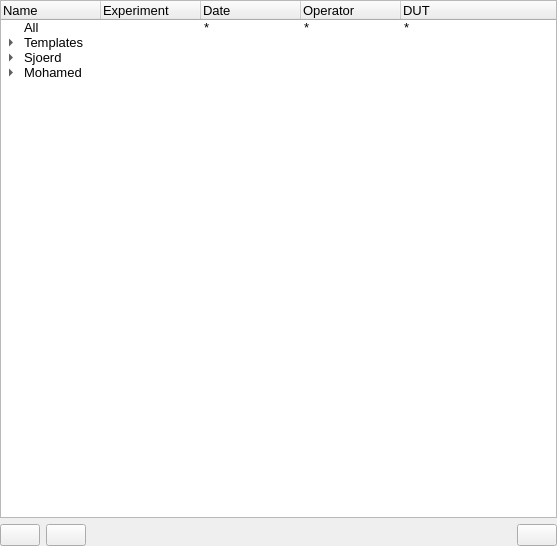
<?xml version="1.0" encoding="UTF-8"?>
<ui version="4.0">
 <class>ExperimentResultCollection</class>
 <widget class="QWidget" name="ExperimentResultCollection">
  <property name="geometry">
   <rect>
    <x>0</x>
    <y>0</y>
    <width>557</width>
    <height>546</height>
   </rect>
  </property>
  <property name="windowTitle">
   <string>ResultTree</string>
  </property>
  <layout class="QGridLayout" name="gridLayout">
   <property name="margin">
    <number>0</number>
   </property>
   <item row="0" column="0" colspan="4">
    <widget class="QTreeWidget" name="theTreeWidget">
     <property name="font">
      <font>
       <family>MS Shell Dlg 2</family>
       <pointsize>10</pointsize>
      </font>
     </property>
     <column>
      <property name="text">
       <string>Name</string>
      </property>
     </column>
     <column>
      <property name="text">
       <string>Experiment</string>
      </property>
     </column>
     <column>
      <property name="text">
       <string>Date</string>
      </property>
     </column>
     <column>
      <property name="text">
       <string>Operator</string>
      </property>
     </column>
     <column>
      <property name="text">
       <string>DUT</string>
      </property>
     </column>
     <item>
      <property name="text">
       <string>All</string>
      </property>
      <property name="icon">
       <iconset resource="icons/icons.qrc">
        <normaloff>:/results/Filter.png</normaloff>:/results/Filter.png</iconset>
      </property>
      <property name="text">
       <string/>
      </property>
      <property name="text">
       <string>*</string>
      </property>
      <property name="text">
       <string>*</string>
      </property>
      <property name="text">
       <string>*</string>
      </property>
     </item>
     <item>
      <property name="text">
       <string>Templates</string>
      </property>
      <property name="icon">
       <iconset resource="icons/icons.qrc">
        <normaloff>:/results/Folder.png</normaloff>:/results/Folder.png</iconset>
      </property>
      <property name="text">
       <string/>
      </property>
      <property name="text">
       <string/>
      </property>
      <property name="text">
       <string/>
      </property>
      <property name="text">
       <string/>
      </property>
      <item>
       <property name="text">
        <string>Simple DPI</string>
       </property>
       <property name="icon">
        <iconset resource="icons/icons.qrc">
         <normaloff>:/results/ExperimentTemplate.png</normaloff>:/results/ExperimentTemplate.png</iconset>
       </property>
       <property name="text">
        <string>DPI</string>
       </property>
       <property name="text">
        <string/>
       </property>
       <property name="text">
        <string/>
       </property>
       <property name="text">
        <string/>
       </property>
      </item>
     </item>
     <item>
      <property name="text">
       <string>Sjoerd</string>
      </property>
      <property name="icon">
       <iconset resource="icons/icons.qrc">
        <normaloff>:/results/Folder.png</normaloff>:/results/Folder.png</iconset>
      </property>
      <property name="text">
       <string/>
      </property>
      <property name="text">
       <string/>
      </property>
      <property name="text">
       <string/>
      </property>
      <property name="text">
       <string/>
      </property>
      <item>
       <property name="text">
        <string>All</string>
       </property>
       <property name="icon">
        <iconset resource="icons/icons.qrc">
         <normaloff>:/results/Filter.png</normaloff>:/results/Filter.png</iconset>
       </property>
       <property name="text">
        <string/>
       </property>
       <property name="text">
        <string>*</string>
       </property>
       <property name="text">
        <string>Sjoerd</string>
       </property>
       <property name="text">
        <string>*</string>
       </property>
      </item>
      <item>
       <property name="text">
        <string>Regulator</string>
       </property>
       <property name="icon">
        <iconset resource="icons/icons.qrc">
         <normaloff>:/results/Filter.png</normaloff>:/results/Filter.png</iconset>
       </property>
       <property name="text">
        <string/>
       </property>
       <property name="text">
        <string>*</string>
       </property>
       <property name="text">
        <string>Sjoerd</string>
       </property>
       <property name="text">
        <string>{LM7805,L4949}</string>
       </property>
      </item>
      <item>
       <property name="text">
        <string>x-DPI</string>
       </property>
       <property name="icon">
        <iconset resource="icons/icons.qrc">
         <normaloff>:/results/Folder.png</normaloff>:/results/Folder.png</iconset>
       </property>
       <item>
        <property name="text">
         <string>x-DPI</string>
        </property>
        <property name="icon">
         <iconset resource="icons/icons.qrc">
          <normaloff>:/results/ExperimentTemplate.png</normaloff>:/results/ExperimentTemplate.png</iconset>
        </property>
        <property name="text">
         <string>DPI</string>
        </property>
       </item>
       <item>
        <property name="text">
         <string>x-DPI</string>
        </property>
        <property name="icon">
         <iconset resource="icons/icons.qrc">
          <normaloff>:/results/ExperimentResult.png</normaloff>:/results/ExperimentResult.png</iconset>
        </property>
        <property name="text">
         <string>DPI</string>
        </property>
        <property name="text">
         <string>Yesterday</string>
        </property>
        <property name="text">
         <string>Sjoerd</string>
        </property>
        <property name="text">
         <string>LM7805</string>
        </property>
       </item>
      </item>
     </item>
     <item>
      <property name="text">
       <string>Mohamed</string>
      </property>
      <property name="icon">
       <iconset resource="icons/icons.qrc">
        <normaloff>:/results/Folder.png</normaloff>:/results/Folder.png</iconset>
      </property>
      <property name="text">
       <string/>
      </property>
      <property name="text">
       <string/>
      </property>
      <property name="text">
       <string/>
      </property>
      <property name="text">
       <string/>
      </property>
      <item>
       <property name="text">
        <string>All</string>
       </property>
       <property name="icon">
        <iconset resource="icons/icons.qrc">
         <normaloff>:/results/Filter.png</normaloff>:/results/Filter.png</iconset>
       </property>
       <property name="text">
        <string/>
       </property>
       <property name="text">
        <string>*</string>
       </property>
       <property name="text">
        <string>Mohamed</string>
       </property>
       <property name="text">
        <string>*</string>
       </property>
      </item>
      <item>
       <property name="text">
        <string>Memory</string>
       </property>
       <property name="icon">
        <iconset resource="icons/icons.qrc">
         <normaloff>:/results/Folder.png</normaloff>:/results/Folder.png</iconset>
       </property>
       <property name="text">
        <string/>
       </property>
       <property name="text">
        <string/>
       </property>
       <property name="text">
        <string/>
       </property>
       <property name="text">
        <string/>
       </property>
       <item>
        <property name="text">
         <string>DPI</string>
        </property>
        <property name="icon">
         <iconset resource="icons/icons.qrc">
          <normaloff>:/results/ExperimentResult.png</normaloff>:/results/ExperimentResult.png</iconset>
        </property>
        <property name="text">
         <string>DPI</string>
        </property>
        <property name="text">
         <string/>
        </property>
        <property name="text">
         <string>Mohamed</string>
        </property>
        <property name="text">
         <string/>
        </property>
       </item>
      </item>
     </item>
    </widget>
   </item>
   <item row="1" column="0">
    <widget class="QPushButton" name="addFolder">
     <property name="text">
      <string/>
     </property>
     <property name="icon">
      <iconset resource="icons/icons.qrc">
       <normaloff>:/results/AddFolder.png</normaloff>:/results/AddFolder.png</iconset>
     </property>
     <property name="iconSize">
      <size>
       <width>32</width>
       <height>16</height>
      </size>
     </property>
    </widget>
   </item>
   <item row="1" column="1">
    <widget class="QPushButton" name="addFilter">
     <property name="text">
      <string/>
     </property>
     <property name="icon">
      <iconset resource="icons/icons.qrc">
       <normaloff>:/results/AddFilter.png</normaloff>:/results/AddFilter.png</iconset>
     </property>
     <property name="iconSize">
      <size>
       <width>32</width>
       <height>16</height>
      </size>
     </property>
    </widget>
   </item>
   <item row="1" column="2">
    <spacer name="horizontalSpacer">
     <property name="orientation">
      <enum>Qt::Horizontal</enum>
     </property>
     <property name="sizeHint" stdset="0">
      <size>
       <width>145</width>
       <height>17</height>
      </size>
     </property>
    </spacer>
   </item>
   <item row="1" column="3">
    <widget class="QPushButton" name="deleteItem">
     <property name="text">
      <string/>
     </property>
     <property name="icon">
      <iconset resource="icons/icons.qrc">
       <normaloff>:/results/Delete.png</normaloff>:/results/Delete.png</iconset>
     </property>
     <property name="iconSize">
      <size>
       <width>16</width>
       <height>16</height>
      </size>
     </property>
    </widget>
   </item>
  </layout>
 </widget>
 <resources>
  <include location="icons/icons.qrc"/>
 </resources>
 <connections/>
</ui>
